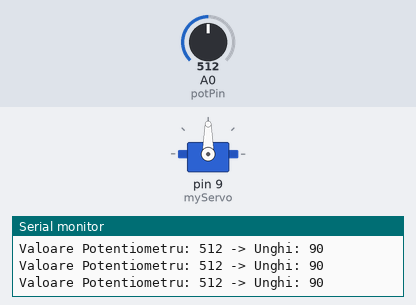
Simulated run of this sketch. Board: Arduino Uno, built with avr-gcc and run on an emulated ATmega328P. Shown: servo, the last lines printed to the serial monitor. The inputs (shaded band) are chosen by the test bench; at power-on: A0 (potPin) = 512.

Above: at 1.2 s.
1.3 s: A0 (potPin) set to 558
At 1.7 s:
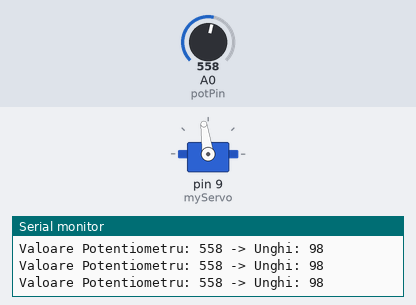
4.3 s: A0 (potPin) set to 576
At 5.0 s:
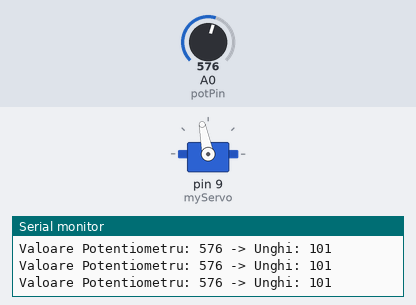
5.8 s: A0 (potPin) set to 306
At 6.8 s:
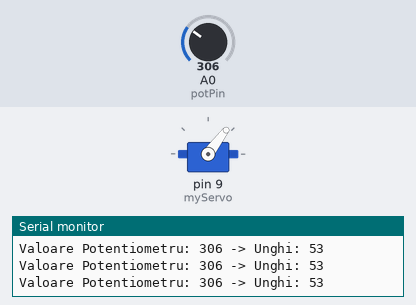
7.3 s: A0 (potPin) set to 105
At 7.7 s:
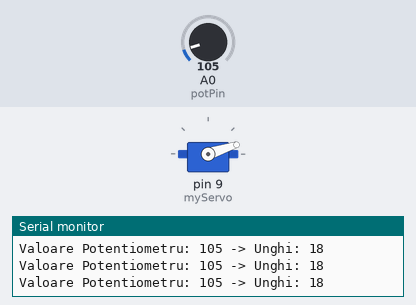
8.8 s: A0 (potPin) set to 93
At 9.7 s:
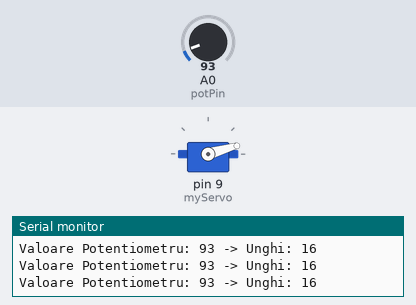
11.8 s: A0 (potPin) set to 122
At 13.0 s:
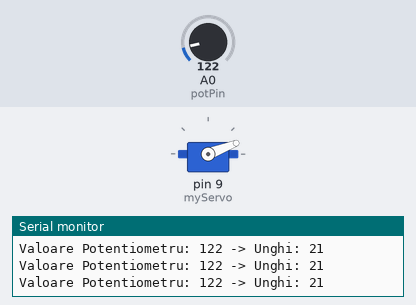
Timing chart, 0 to 14.3 s (numbered marks = the images above; inputs shaded):
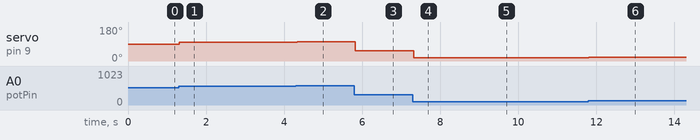

The sketch:

potentiometer_servo_sweep.ino
```cpp
/*
  Potentiometer-Controlled Servo Sweep
  ------------------------------------
  This example demonstrates how to control a servo motor using a potentiometer.
  The potentiometer's analog value (0–1023) is read and mapped to a corresponding
  servo angle (0–180 degrees), allowing smooth manual control.

  Components:
    - Potentiometer connected to analog pin A0
    - Servo motor signal connected to digital pin 9

  Functionality:
    - Rotate the potentiometer to change the servo's angle
    - Serial monitor prints both the raw and mapped values
*/

#include <Servo.h>

Servo myServo;
const int potPin = A0;  // Analog pin connected to potentiometer
int potValue;
int angle;

void setup() {
  myServo.attach(9);     // Attach servo motor to pin 9
  Serial.begin(9600);    // Start serial communication
}

void loop() {
  potValue = analogRead(potPin);                 // Read potentiometer value
  angle = map(potValue, 0, 1023, 0, 180);        // Convert to angle

  myServo.write(angle);                          // Move servo

  // Print values to Serial Monitor
  Serial.print("Valoare Potentiometru: ");
  Serial.print(potValue);
  Serial.print(" -> Unghi: ");
  Serial.println(angle);

  delay(15);  // Small delay for smooth movement
}
```

Measured:
- after the input at 1.3 s, servo on pin 9 (myServo): 90° → 98° at once
- after the input at 4.3 s, servo on pin 9 (myServo): 98° → 101° at once
- after the input at 5.8 s, servo on pin 9 (myServo): 101° → 53° at once
- after the input at 7.3 s, servo on pin 9 (myServo): 53° → 18° at once
- after the input at 8.8 s, servo on pin 9 (myServo): 18° → 16° at once
- after the input at 11.8 s, servo on pin 9 (myServo): 16° → 21° at once
